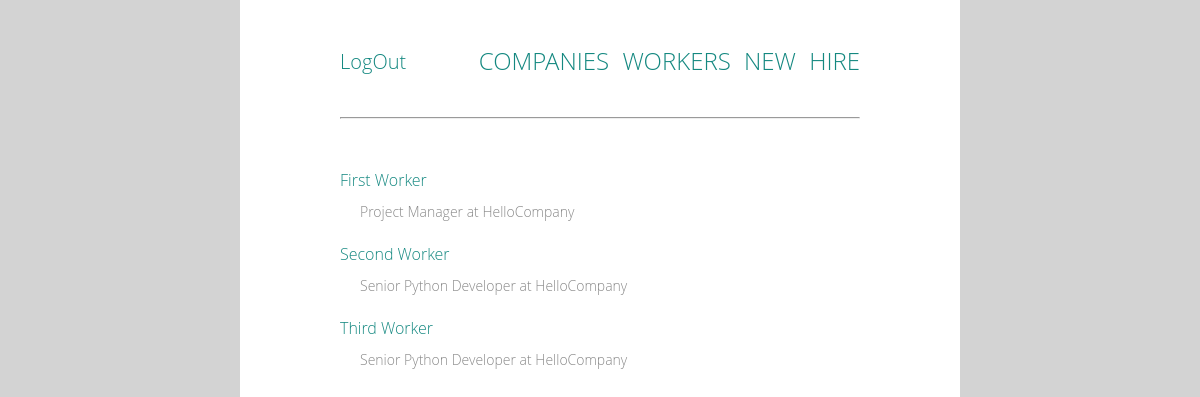
/workers/ (signed in), run on the app's committed database.
### work/models.py (models this page shows, shortened)
class Worker(models.Model):
    first_name = models.CharField(max_length=20)
    last_name = models.CharField(max_length=20)

class WorkPlace(models.Model):
    manager = models.ForeignKey(
        Manager, related_name='workplaces', on_delete=models.CASCADE)
    STATUS_CHOICES = (
        (NEW, 'New'),
        (APPROVED, 'Approved'),
        (CANCELLED, 'Cancelled'),
        (FINISHED, 'Finished'),
    )
    status = models.IntegerField(choices=STATUS_CHOICES, default=NEW)
    work = models.ForeignKey(
        Work, related_name='workplaces', on_delete=models.CASCADE)
    worker = models.ForeignKey(
        Worker, related_name='workplaces', on_delete=models.CASCADE)
    week_limit = models.IntegerField(default=40)
    class Meta:
        unique_together = ['work', 'worker']
        ordering = ['status', '-id']
        permissions = (
            ('can_hire', 'Can hire workers'),
        )

class Work(models.Model):
    company = models.ForeignKey(
        Company, related_name='works', on_delete=models.CASCADE)
    name = models.CharField(max_length=50)
    created_date = models.DateTimeField(default=timezone.now)
    class Meta:
        unique_together = ['company', 'name']
        permissions = (
            ('can_create_work', 'Can create new work'),
        )

class Company(models.Model):
    name = models.CharField(max_length=50)

### work/views.py (the view)
class WorkerList(ListView):
    model = Worker
    template_name = 'work/worker_list.html'
    context_object_name = 'workers'
    def get_context_data(self, **kwargs):
        context = super().get_context_data(**kwargs)
        context['no_approved_wp'] = Worker.objects.exclude(
                                    workplaces__status=APPROVED)
        return context

### work/templates/work/worker_list.html (shortened to what this page needs)
{% extends 'work/base.html' %}
{% block content %}
    {% if workers %}
        <ul>
        {% for worker in workers %}
            <div class='work'>
                <li>
                    <a href="{% url 'work:worker_detail' worker.id %}">{{ worker.first_name }} {{ worker.last_name }}</a>
                    {% for wp in worker.workplaces.all %}
                        {% if wp.status == 1 %}
                            <p class='position'>{{ wp.work.name }} at {{ wp.work.company.name }}</p>
                        {% endif %}
                    {% endfor %}
                </li>
            </div>
        {% endfor %}
        </ul>
    {% else %}
        <p class='work'>No workers.</p>
    {% endif %}
{% endblock %}

### work/static/work/style.css (style rules this page uses)
html, body, div, span, applet, object, iframe, h1, h2, h3, h4, h5, h6, p, blockquote, pre, a, abbr, acronym, address, big, cite, code, del, dfn, em, img, ins, kbd, q, s, samp, small, strike, strong, sub, sup, tt, var, b, u, i, center, dl, dt, dd, ol, ul, li, fieldset, form, label, legend, table, caption, tbody, tfoot, thead, tr, th, td, article, aside, canvas, details, embed, figure, figcaption, footer, header, hgroup, menu, nav, output, ruby, section, summary, time, mark, audio, video { margin: 0; padding: 0; border: 0; font-size: 100%; font: inherit; vertical-align: baseline; }
body { line-height: 1; }
ol, ul { list-style: none; }
body { font: 300 16px/22px "Open Sans", "Helvetica Neue", Helvetica, Arial, sans-serif; }
a { text-decoration: none; color: #148880; }
.work, .adding_form { color: #666; }
.position { color: #888; font-size: 14px; }
body { background-color: #d3d3d3; }
html, body { height: 100%; }
.work { margin-top: 20px; }
.position { margin-left: 20px; margin-top: 10px; }

### data on the page
Worker: first_name "First", last_name "Worker"
WorkPlace: work.name "Project Manager", work.company.name "HelloCompany"
Worker: first_name "Second", last_name "Worker"
WorkPlace: work.name "Senior Python Developer", work.company.name "HelloCompany"
Worker: first_name "Third", last_name "Worker"
WorkPlace: work.name "Senior Python Developer", work.company.name "HelloCompany"
